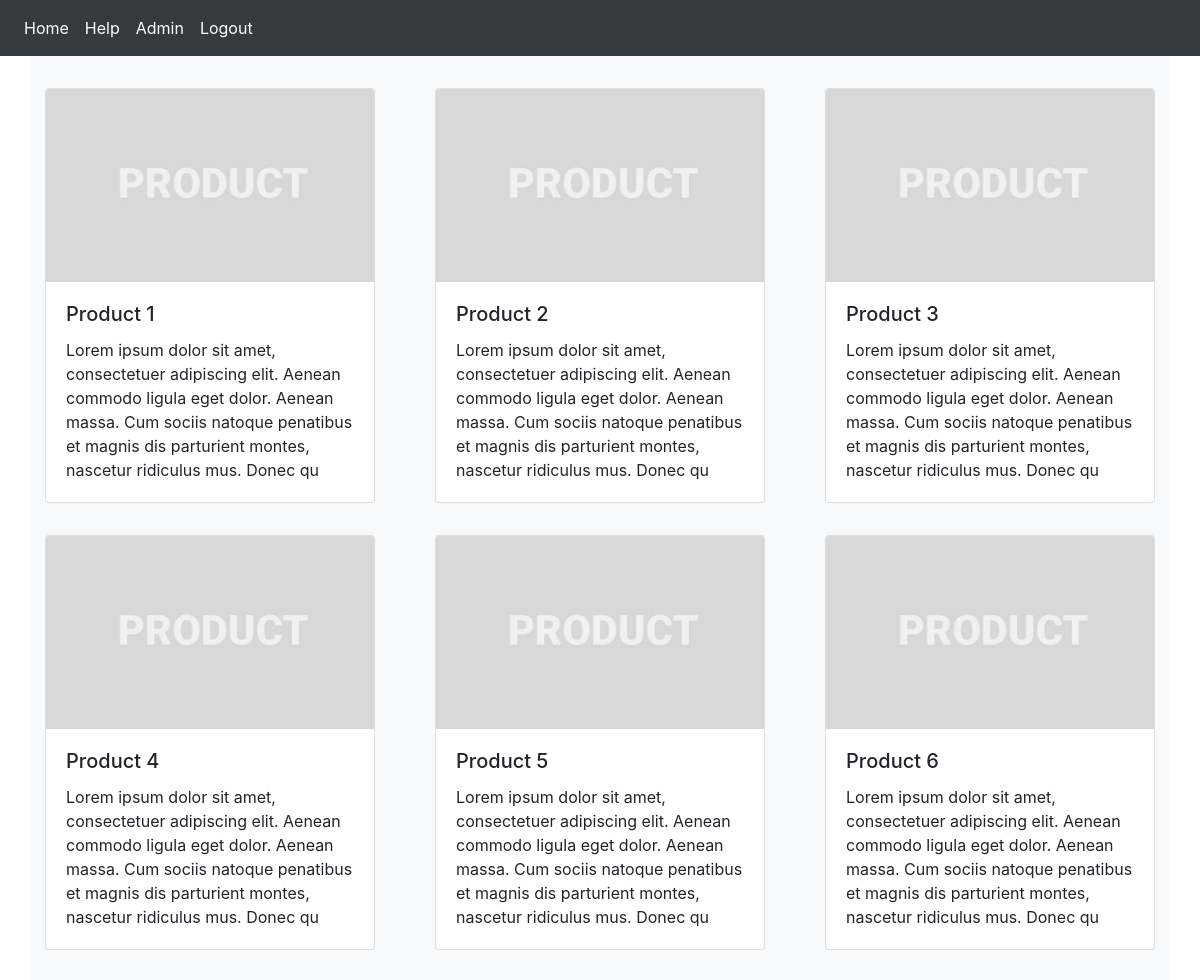
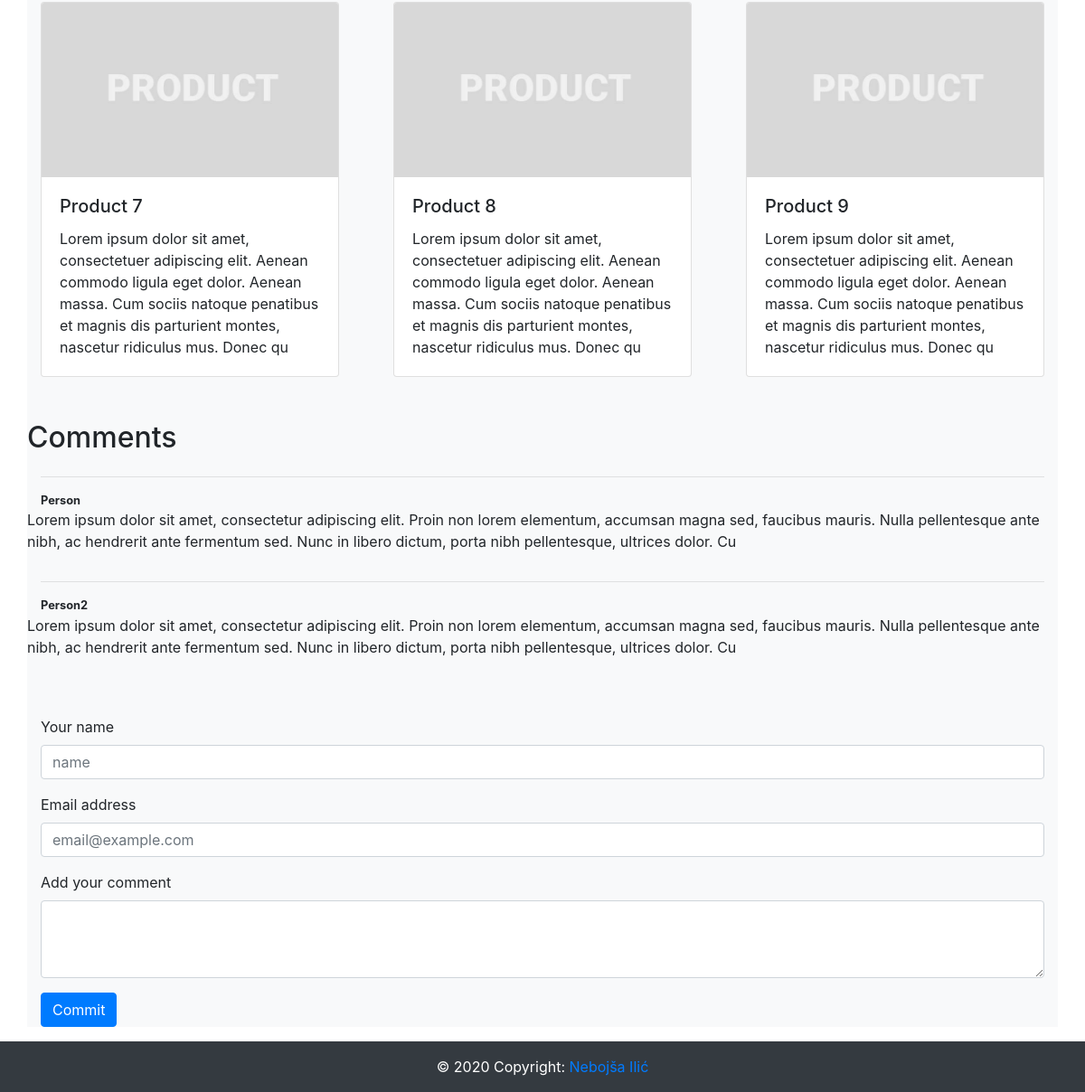
Screenshot of /Pages/main.php with the database file from the repository (2 pictures, top to bottom).
### tables this page shows
CREATE TABLE `products` (
  `ID` int(10) NOT NULL,
  `IMG` blob NOT NULL,
  `TITLE` varchar(30) NOT NULL,
  `DESCR` varchar(250) NOT NULL
);

CREATE TABLE `comments` (
  `ID_com` int(10) NOT NULL,
  `USER` varchar(20) NOT NULL,
  `MAIL` varchar(20) NOT NULL,
  `COMMENT` varchar(250) NOT NULL,
  `STATUS_com` tinyint(1) NOT NULL
);

### DB/connection.php (called while the page is built, shortened)
<?php
    $dns = 'localhost';
    $uname = 'root';
    $pass = '';
    $dbname = "shop";
    $conn = new mysqli($dns, $uname, $pass, $dbname);
$sql = "SELECT * FROM products";
$result = $conn->query($sql);
$sql1 = "SELECT * FROM comments";
$result1 = $conn->query($sql1);
?>

### Pages/main.php (the view, shortened to what this page needs)
<?php require '../Components/header.php';?>
<div class="card-deck">
<?php
     $count_cell = 0;
    if ($result->num_rows > 0) {
        while($row = $result->fetch_assoc()) {
            if($count_cell==0) {
                echo '<div class="row">';
            }
            echo '<div class="col-4 card_style">
                    <div class="card">
                        <img class="card-img-top" src="../Img/img.jpg" alt="image">
                    <div class="card-body">
                        <h5 class="card-title"> '. $row["TITLE"] .'</h5>
                         <p class="card-text"> '. $row["DESCR"] .'</p>
                     </div>
                </div>
                </div>';
                $count_cell++;
                if($count_cell == 9) {
                    echo '</div>';
                }
            }
        }
        else {
            echo "0 results";
        }
        ?>
</div>
<div class='comments'>
    <div class="row">
		<h2>Comments</h2>
	</div>
    <?php while($row = $result1->fetch_assoc()) {
        if($row['STATUS_com']==1) {
        ?>
	<hr>
	<div class="row comment">
	    <div class="col-12">
	        <small><strong class='user'><?php echo $row['USER'];?></strong></small>
	    </div>
	    <p><?php echo $row['COMMENT'];?> </p>
    </div>
    <?php } }?>
    </div>
<?php require '../Components/add_comment.php';?>
<?php require '../Components/footer.php';?>

### Components/header.php (shortened to what this page needs)
<?php require '../DB/connection.php' ?>
<html>
    <head>
        <link rel="stylesheet" href="../Public/CSS/style.css">
        <link rel="stylesheet" href="https://maxcdn.bootstrapcdn.com/bootstrap/4.4.1/css/bootstrap.min.css">
    </head>
    <body>
<nav class="navbar navbar-expand-lg navbar-light bg-dark text-white">
        <div class="collapse navbar-collapse" id="navbarNavDropdown">
            <ul class="navbar-nav">
                <li class="nav-item active">
                   <a class="nav-link" href="../Pages/main.php">Home <span class="sr-only">(current)</span></a>
                </li>
                <li class="nav-item">
                    <a class="nav-link" href="../Pages/help.php">Help</a>
                </li>
                <li class="nav-item">
                    <a class="nav-link" href="../Pages/admin.php">Admin</a>
                </li>
                <li class="nav-item">
                    <a class="nav-link" href="../Include/logout.php">Logout</a>
                </li>
            </ul>
        </div>
    </nav>
<div id="content" class="container bg-light">

### Components/add_comment.php (shortened to what this page needs)
<?php require '../DB/connection.php';?>
<div class='submit-com'>
<form action="" method="POST" autocomplete="off">
  <div class="form-group">
    <label for="user">Your name</label>
    <input name="name" type="text" class="form-control" id="name" placeholder="name">
  </div>
  <div class="form-group">
    <label for="email">Email address</label>
    <input name="mail" type="email" class="form-control" id="email" placeholder="email@example.com">
  </div>
  <div class="form-group">
    <label for="comment">Add your comment</label>
    <textarea name="comment" class="form-control" id="comment" rows="3" required=''></textarea>
  </div>
  <input name="add" class="btn btn-primary" type="submit" value="Commit">
</form>
</div>

### Components/footer.php
</div>
<footer class="page-footer font-small bg-dark text-white">
  <div class="footer-copyright text-center py-3">© 2020 Copyright:
    <a href="#">Nebojša Ilić</a>
  </div>
</footer>
</body>
</html>

### Public/CSS/style.css (style rules this page uses)
ul li a, ul li a { color: white !important; }
.card_style { padding-top: 2em; }
.comments, .submit-com { padding-top: 3em; }

### rows the page displays
products: TITLE "Product 1", DESCR "Lorem ipsum dolor sit amet, consectetuer adipiscing elit. Aenean commodo ligula eget dolor. Aenean massa. Cum sociis natoque penatibus et magnis dis parturient montes, nascetur ridiculus mus. Donec qu"
products: TITLE "Product 2", DESCR "Lorem ipsum dolor sit amet, consectetuer adipiscing elit. Aenean commodo ligula eget dolor. Aenean massa. Cum sociis natoque penatibus et magnis dis parturient montes, nascetur ridiculus mus. Donec qu"
products: TITLE "Product 3", DESCR "Lorem ipsum dolor sit amet, consectetuer adipiscing elit. Aenean commodo ligula eget dolor. Aenean massa. Cum sociis natoque penatibus et magnis dis parturient montes, nascetur ridiculus mus. Donec qu"
products: TITLE "Product 4", DESCR "Lorem ipsum dolor sit amet, consectetuer adipiscing elit. Aenean commodo ligula eget dolor. Aenean massa. Cum sociis natoque penatibus et magnis dis parturient montes, nascetur ridiculus mus. Donec qu"
products: TITLE "Product 5", DESCR "Lorem ipsum dolor sit amet, consectetuer adipiscing elit. Aenean commodo ligula eget dolor. Aenean massa. Cum sociis natoque penatibus et magnis dis parturient montes, nascetur ridiculus mus. Donec qu"
products: TITLE "Product 6", DESCR "Lorem ipsum dolor sit amet, consectetuer adipiscing elit. Aenean commodo ligula eget dolor. Aenean massa. Cum sociis natoque penatibus et magnis dis parturient montes, nascetur ridiculus mus. Donec qu"
products: TITLE "Product 7", DESCR "Lorem ipsum dolor sit amet, consectetuer adipiscing elit. Aenean commodo ligula eget dolor. Aenean massa. Cum sociis natoque penatibus et magnis dis parturient montes, nascetur ridiculus mus. Donec qu"
products: TITLE "Product 8", DESCR "Lorem ipsum dolor sit amet, consectetuer adipiscing elit. Aenean commodo ligula eget dolor. Aenean massa. Cum sociis natoque penatibus et magnis dis parturient montes, nascetur ridiculus mus. Donec qu"
products: TITLE "Product 9", DESCR "Lorem ipsum dolor sit amet, consectetuer adipiscing elit. Aenean commodo ligula eget dolor. Aenean massa. Cum sociis natoque penatibus et magnis dis parturient montes, nascetur ridiculus mus. Donec qu"
comments: USER "Person", COMMENT "Lorem ipsum dolor sit amet, consectetur adipiscing elit. Proin non lorem elementum, accumsan magna sed, faucibus mauris. Nulla pellentesque ante nibh, ac hendrerit ante fermentum sed. Nunc in libero dictum, porta nibh pellentesque, ultrices dolor. Cu"
comments: USER "Person2", COMMENT "Lorem ipsum dolor sit amet, consectetur adipiscing elit. Proin non lorem elementum, accumsan magna sed, faucibus mauris. Nulla pellentesque ante nibh, ac hendrerit ante fermentum sed. Nunc in libero dictum, porta nibh pellentesque, ultrices dolor. Cu"
